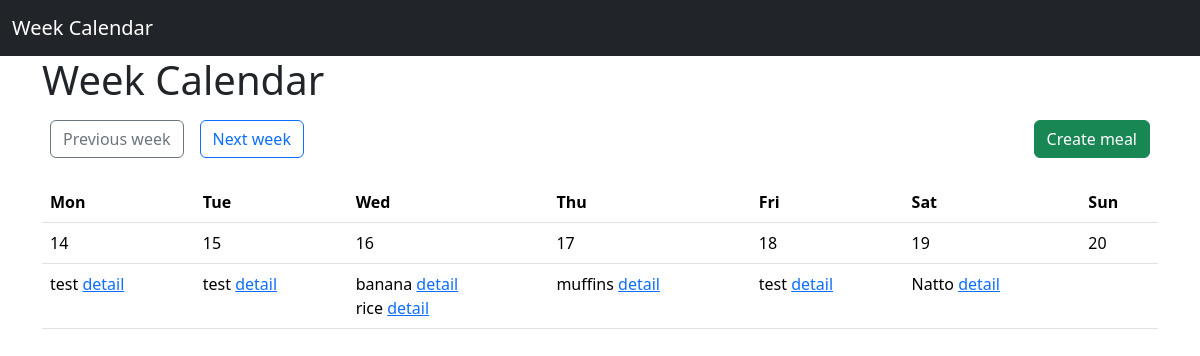
The page /week_with_meal/2022/3/14/ on the database its author committed.
### diet_management/models.py (models this page shows, shortened)
class Meal(models.Model):
    title = models.CharField(max_length=50)
    calory = models.FloatField()
    protein = models.FloatField()
    fat = models.FloatField()
    carb = models.FloatField()
    date = models.DateField()
    created_at = models.DateTimeField(auto_now_add=True)

### diet_management/views.py (the view)
# urls.py: path("week_with_meal/", WeekWithMealCalendar.as_view(), name="week_with_meal"),
class WeekWithMealCalendar(mixins.WeekWithMealMixin, TemplateView):
    template_name = "diet_management/week_with_meal.html"
    model = Meal
    date_field = 'date'
    def get_context_data(self, **kwargs):
        context = super().get_context_data(**kwargs)
        calendar_context = self.get_week_calendar()
        context.update(calendar_context)
        return context

### diet_management/mixins.py (called while the page is built)
    def setup_calendar(self):
        self._calendar = calendar.Calendar(self.first_weekday)

    def get_week_names(self):
        week_names = deque(self.week_names)
        week_names.rotate(-self.first_weekday)
        return week_names

    def get_week_days(self):
        month = self.kwargs.get('month')
        year = self.kwargs.get('year')
        day = self.kwargs.get('day')
        if month and year and day:
            date = datetime.date(year=int(year), month=int(month), day=int(day))
        else:
            date = datetime.date.today()
        for week in self._calendar.monthdatescalendar(date.year, date.month):
            if date in week:
                return week

    def get_week_calendar(self):
        self.setup_calendar()
        days = self.get_week_days()
        first = days[0]
        last = days[-1]
        calendar_data = {
            'now': datetime.date.today(),
            'week_days': days,
            'week_previous': first - datetime.timedelta(days=7),
            'week_next': first + datetime.timedelta(days=7),
            'week_names': self.get_week_names(),
            'week_first': first,
            'week_last': last,
        }
        return calendar_data

    def get_week_meals(self, start, end, days):
        lookup = {
            'date__range'.format(self.date_field): (start, end)
        }
        queryset = self.model.objects.filter(**lookup)
        day_meals = {day: [] for day in days}
        for meal in queryset:
            meal_date = getattr(meal, self.date_field)
            day_meals[meal_date].append(meal)
        return day_meals

    def get_week_calendar(self):
        calendar_context = super().get_week_calendar()
        calendar_context['week_day_meals'] = self.get_week_meals(
            calendar_context['week_first'],
            calendar_context['week_last'],
            calendar_context['week_days']
        )
        return calendar_context

### diet_management/templates/diet_management/week_with_meal.html
{% extends 'diet_management/base.html' %}
{% block content %}
<h1>Week Calendar</h1>
<div class="d-flex bd-highlight mb-3">
    <div class="p-2">
        <a class="btn btn-outline-secondary" href="{% url 'week_with_meal' week_previous.year week_previous.month week_previous.day %}">Previous week</a>
    </div>
    <div class="p-2">
        <a class="btn btn-outline-primary" href="{% url 'week_with_meal' week_next.year week_next.month week_next.day %}">Next week</a>
    </div>
    <div class="ms-auto p-2">
        <a class="btn btn-success" href="{% url 'create' %}">Create meal</a>
    </div>
</div>
<table class="table">
    <thead>
        <tr>
            {% for w in week_names %}
                <th>{{ w }}</th>
            {% endfor %}
        </tr>
    </thead>
    <tbody>
        <tr>
            {% for day in week_days %}
                <td>
                    {% if week_first.month != day.month %}
                        {{ day | date:"m/d" }}
                    {% else %}
                        {{ day.day }}
                    {% endif %}
                </td>
            {% endfor %}
        </tr>
        <tr>
            {% for meals in week_day_meals.values %}
                <td>
                    {% for m in meals %}
                        {{ m.title }}
                        <a href="{% url 'detail' m.pk %}">detail</a>
                        <br>
                    {% endfor %}
                </td>
            {% endfor %}
        </tr>
    </tbody>
</table>
{% endblock content %}

### rows shown on the page
Meal: title "test"
Meal: title "test"
Meal: title "banana"
Meal: title "rice"
Meal: title "muffins"
Meal: title "test"
Meal: title "Natto"

### other values the page prints
{{ w }} "Mon" "Tue" "Wed" "Thu" "Fri" "Sat" "Sun"
{{ day.day }} "14" "15" "16" "17" "18" "19" "20"
